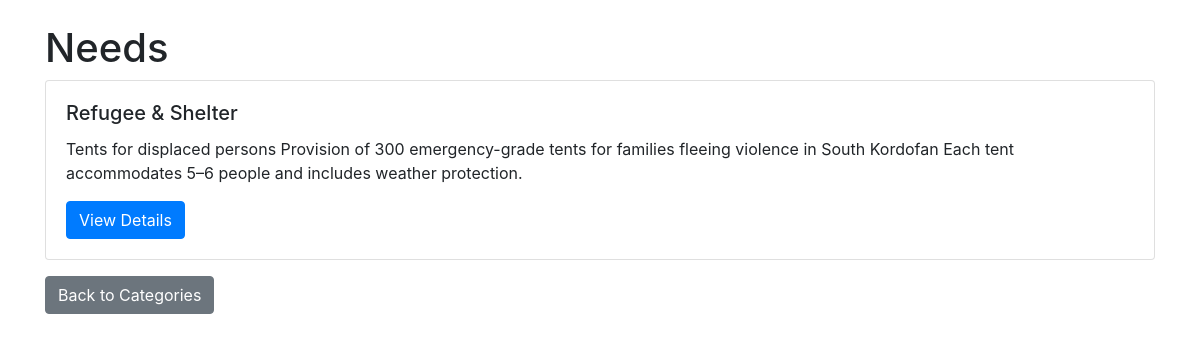
The page /category/3 on the database its author committed.
### tables this page shows
CREATE TABLE needs (
            id INTEGER PRIMARY KEY AUTOINCREMENT,
            category_id INTEGER,
            title TEXT,
            description TEXT,
            goal REAL,
            FOREIGN KEY (category_id) REFERENCES categories(id)
        );

### app.py (the view)
@app.route('/category/<int:category_id>')
def category_needs(category_id):
    conn = get_db_connection()
    needs = conn.execute('SELECT * FROM needs WHERE category_id = ?', (category_id,)).fetchall()
    conn.close()
    return render_template('needs.html', needs=needs, category_id=category_id)

### app.py (called while the page is built)
def get_db_connection():
    conn = sqlite3.connect('takaful.db')
    conn.row_factory = sqlite3.Row
    return conn

### templates/needs.html (shortened to what this page needs)
<!DOCTYPE html>
<html lang="en">
<head>
    <link rel="stylesheet" href="https://stackpath.bootstrapcdn.com/bootstrap/4.5.2/css/bootstrap.min.css"/>
</head>
<body>
<div class="container">
    <h1 class="mt-4">Needs</h1>
    {% for need in needs %}
        <div class="card mb-3">
            <div class="card-body">
                <h5 class="card-title">{{ need['title'] }}</h5>
                <p class="card-text">{{ need['description'] }}</p>
                <a href="{{ url_for('need_detail', need_id=need['id']) }}" class="btn btn-primary">View Details</a>
            </div>
        </div>
    {% endfor %}
    <a href="{{ url_for('home') }}" class="btn btn-secondary">Back to Categories</a>
</div>
</body>
</html>

### rows shown on the page
needs: title "Refugee & Shelter", description "Tents for displaced persons Provision of 300 emergency-grade tents for families fleeing violence in South Kordofan Each tent accommodates 5–6 people and includes weather protection."
